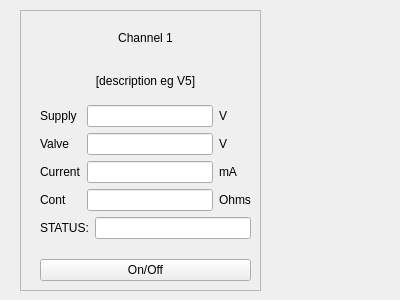
<?xml version="1.0" encoding="UTF-8"?>
<ui version="4.0">
 <class>channel_widget</class>
 <widget class="QWidget" name="channel_widget">
  <property name="geometry">
   <rect>
    <x>0</x>
    <y>0</y>
    <width>400</width>
    <height>300</height>
   </rect>
  </property>
  <property name="windowTitle">
   <string>Form</string>
  </property>
  <widget class="QWidget" name="channel_widget_0" native="true">
   <property name="geometry">
    <rect>
     <x>20</x>
     <y>10</y>
     <width>241</width>
     <height>281</height>
    </rect>
   </property>
   <widget class="QFrame" name="frame">
    <property name="geometry">
     <rect>
      <x>0</x>
      <y>0</y>
      <width>241</width>
      <height>281</height>
     </rect>
    </property>
    <property name="frameShape">
     <enum>QFrame::StyledPanel</enum>
    </property>
    <property name="frameShadow">
     <enum>QFrame::Raised</enum>
    </property>
    <widget class="QWidget" name="">
     <property name="geometry">
      <rect>
       <x>20</x>
       <y>10</y>
       <width>211</width>
       <height>261</height>
      </rect>
     </property>
     <layout class="QVBoxLayout" name="verticalLayout">
      <item>
       <widget class="QLabel" name="label">
        <property name="text">
         <string>Channel 1</string>
        </property>
        <property name="alignment">
         <set>Qt::AlignCenter</set>
        </property>
       </widget>
      </item>
      <item>
       <widget class="QLabel" name="label_description">
        <property name="text">
         <string>[description eg V5]</string>
        </property>
        <property name="alignment">
         <set>Qt::AlignCenter</set>
        </property>
       </widget>
      </item>
      <item>
       <layout class="QGridLayout" name="gridLayout">
        <item row="0" column="0">
         <widget class="QLabel" name="label_4">
          <property name="text">
           <string>Supply</string>
          </property>
         </widget>
        </item>
        <item row="0" column="2">
         <widget class="QLabel" name="label_5">
          <property name="text">
           <string>V</string>
          </property>
         </widget>
        </item>
        <item row="1" column="0">
         <widget class="QLabel" name="label_7">
          <property name="text">
           <string>Valve</string>
          </property>
         </widget>
        </item>
        <item row="1" column="2">
         <widget class="QLabel" name="label_8">
          <property name="text">
           <string>V</string>
          </property>
         </widget>
        </item>
        <item row="2" column="0">
         <widget class="QLabel" name="label_10">
          <property name="text">
           <string>Current</string>
          </property>
         </widget>
        </item>
        <item row="2" column="2">
         <widget class="QLabel" name="label_14">
          <property name="text">
           <string>mA</string>
          </property>
         </widget>
        </item>
        <item row="3" column="0">
         <widget class="QLabel" name="label_2">
          <property name="text">
           <string>Cont</string>
          </property>
         </widget>
        </item>
        <item row="3" column="2">
         <widget class="QLabel" name="label_15">
          <property name="text">
           <string>Ohms</string>
          </property>
         </widget>
        </item>
        <item row="0" column="1">
         <widget class="QLineEdit" name="lineEdit"/>
        </item>
        <item row="1" column="1">
         <widget class="QLineEdit" name="lineEdit_2"/>
        </item>
        <item row="3" column="1">
         <widget class="QLineEdit" name="lineEdit_3"/>
        </item>
        <item row="2" column="1">
         <widget class="QLineEdit" name="lineEdit_4"/>
        </item>
       </layout>
      </item>
      <item>
       <layout class="QFormLayout" name="formLayout">
        <item row="0" column="0">
         <widget class="QLabel" name="label_6">
          <property name="text">
           <string>STATUS:</string>
          </property>
         </widget>
        </item>
        <item row="0" column="1">
         <widget class="QLineEdit" name="lineEdit_5"/>
        </item>
       </layout>
      </item>
      <item>
       <widget class="QPushButton" name="pushButton">
        <property name="text">
         <string>On/Off</string>
        </property>
       </widget>
      </item>
     </layout>
    </widget>
   </widget>
  </widget>
 </widget>
 <resources/>
 <connections/>
</ui>
